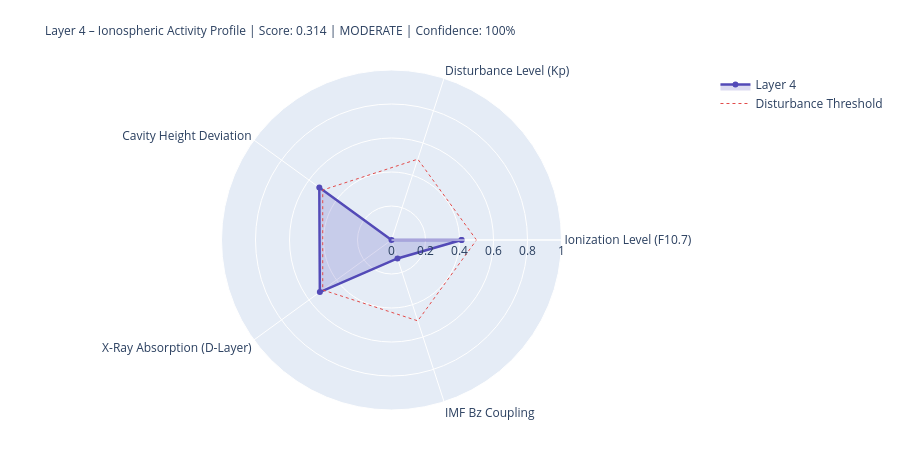

The cell this chart's notebook holds for it:
### Markdown cell above
---
## 4. State Assessment & Handoff to Layer 5

### Code cell
# ============================================================
# LAYER-4-SCORE
# ============================================================

COMPONENTS = {
    'Ionization Level (F10.7)':    {'score': ioniz,       'source': 'primary' if f107_now else 'from_layer0', 'dynamic': True},
    'Disturbance Level (Kp)':          {'score': disturb,     'source': 'primary' if kp_now   else 'from_layer0', 'dynamic': True},
    'Cavity Height Deviation':    {'score': h_dev,       'source': 'derived',                                'dynamic': True},
    'X-Ray Absorption (D-Layer)':{'score': xray_ioniz,  'source': 'primary' if xray_now else 'missing',     'dynamic': True},
    'IMF Bz Coupling':             {'score': bz_coupling, 'source': 'primary' if bz_now   else 'from_layer0', 'dynamic': True},
}

available    = {k: v['score'] for k, v in COMPONENTS.items() if v['score'] is not None}
unavailable  = [k for k, v in COMPONENTS.items() if v['score'] is None]
layer4_score = round(sum(available.values()) / len(available), 4) if available else None
confidence   = round(len(available) / len(COMPONENTS), 2)
level = ('unknown' if layer4_score is None
         else 'quiet'   if layer4_score < 0.3
         else 'moderate' if layer4_score < 0.6
         else 'active')
dominant_l4 = max(available, key=available.get) if available else 'none'

# Resonance delta for Schumann SR-1
sr1_ref = schumann_freq(1, 80.0)
sr1_now = schumann_freq(1, h_eff)
sr1_delta_mhz = (sr1_now - sr1_ref) * 1000

# Propagation conditions
prop_cond = ('disturbed'   if kp_val > 4
             else 'unsettled' if kp_val > 2
             else 'normal')
if xray_class in ['X', 'M']:
    prop_cond = 'Radio-Blackout moeglich'

W = 68
print('=' * W)
print('LAYER 4 – IONOSPHERE – STATE ASSESSMENT')
print('=' * W)
for name, comp in COMPONENTS.items():
    s = comp['score']
    if s is not None:
        bar = '█' * int(s * 20) + '░' * (20 - int(s * 20))
        print(f'  {name:<36} {bar}  {s:.3f}  [{comp["source"]}]')
    else:
        print(f'  {name:<36} {"─" * 20}  n/a   [missing]')
print('-' * W)
print(f'  Score:          {layer4_score:.3f}  ({len(available)}/{len(COMPONENTS)} components)')
print(f'  Confidence:     {confidence:.0%}')
print(f'  Level:          {level.upper()}')
print(f'  Dominant:       {dominant_l4}')
print(f'  Cavity height:  {h_eff:.1f} km  (Ref: 80.0 km)')
print(f'  SR-1:           {sr1_now:.3f} Hz  (Δ {sr1_delta_mhz:+.1f} mHz vs. ref)')
print(f'  Propagation:    {prop_cond}')
print(f'  X-Ray:          {xray_class}-class  ({xray_now:.2e} W/m²)' if xray_now else '  X-Ray:          n/a')
print('=' * W)

# Radar
cats   = list(available.keys())
vals_r = list(available.values())
if len(cats) >= 3:
    fig = go.Figure()
    fig.add_trace(go.Scatterpolar(
        r=vals_r + [vals_r[0]], theta=cats + [cats[0]],
        fill='toself', fillcolor='rgba(83,74,183,0.20)',
        line=dict(color='#534AB7', width=2.5), name='Layer 4'
    ))
    fig.add_trace(go.Scatterpolar(
        r=[0.5] * (len(cats)+1), theta=cats + [cats[0]],
        line=dict(color='#E24B4A', dash='dot', width=1),
        mode='lines', name='Disturbance Threshold'
    ))
    fig.update_layout(
        title=dict(
            text=f'Layer 4 – Ionospheric Activity Profile | Score: {layer4_score:.3f} | {level.upper()} | Confidence: {confidence:.0%}',
            font=dict(size=12)
        ),
        polar=dict(radialaxis=dict(visible=True, range=[0, 1])),
        height=450, showlegend=True,
        margin=dict(l=80, r=80, t=70, b=40)
    )
    fig.show()

### Figure 1 — Plotly figure (JSON) as saved in the notebook; plotly's stock layout.template omitted (floating-point values rounded to 4 significant figures)
{"data": [{"fill": "toself", "fillcolor": "rgba(83,74,183,0.20)", "line": {"color": "#534AB7", "width": 2.5}, "name": "Layer 4", "r": [0.412, 0.0, 0.525, 0.521, 0.114, 0.412], "theta": ["Ionization Level (F10.7)", "Disturbance Level (Kp)", "Cavity Height Deviation", "X-Ray Absorption (D-Layer)", "IMF Bz Coupling", "Ionization Level (F10.7)"], "type": "scatterpolar"}, {"line": {"color": "#E24B4A", "dash": "dot", "width": 1}, "mode": "lines", "name": "Disturbance Threshold", "r": [0.5, 0.5, 0.5, 0.5, 0.5, 0.5], "theta": ["Ionization Level (F10.7)", "Disturbance Level (Kp)", "Cavity Height Deviation", "X-Ray Absorption (D-Layer)", "IMF Bz Coupling", "Ionization Level (F10.7)"], "type": "scatterpolar"}], "layout": {"height": 450, "margin": {"b": 40, "l": 80, "r": 80, "t": 70}, "polar": {"radialaxis": {"range": [0, 1], "visible": true}}, "showlegend": true, "title": {"font": {"size": 12}, "text": "Layer 4 – Ionospheric Activity Profile | Score: 0.314 | MODERATE | Confidence: 100%"}}}
